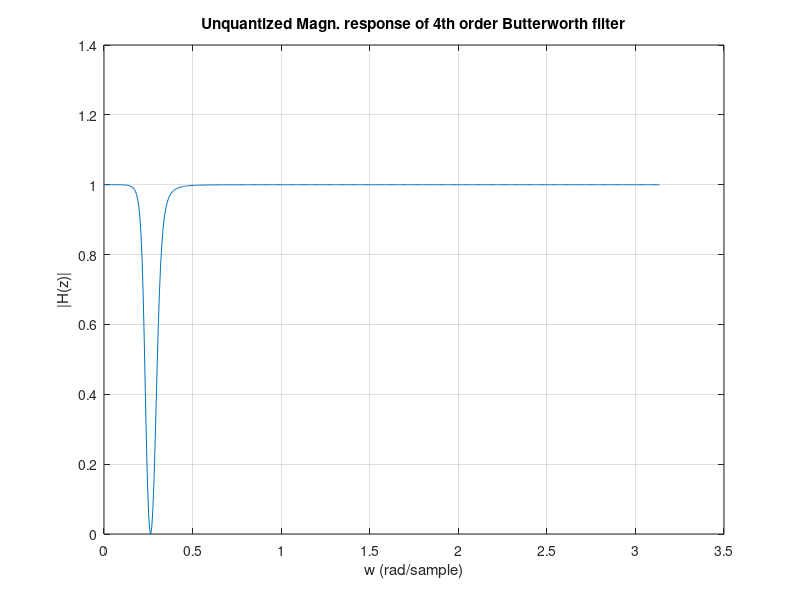
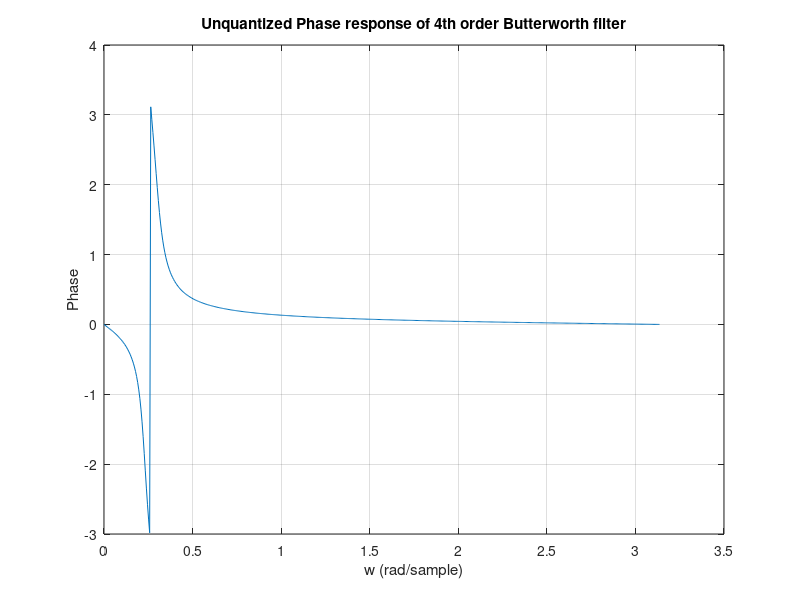

Source code (MATLAB) for these figures, in order:

%Part 2 - pole-zero plot
%{
r=0.8;
w0 = 0.25*pi;
num = [1 -exp(-1i*w0)-exp(1i*w0) 1];
den = [1 -r*exp(-1i*w0)-r*exp(1i*w0) r^2];
z= roots(num);
p = roots(den);

figure
zplane(z,p)
title('Pole Zero Plot of H(z) for r = 0.8, Wo=0.25*pi')
%}

%Part 3 - freqz for trial values of varying r 
%{
%-----r = 0.2, keep wo = 0.25*pi -----------
r=0.2; w0 = 0.25*pi;
num = [1 -exp(-1i*w0)-exp(1i*w0) 1]; %b vector
den = [1 -r*exp(-1i*w0)-r*exp(1i*w0) r^2]; % a vector
[H,W] = freqz(num,den);

figure
plot(W, abs(H));
title(['Magnitude Response with r=' , num2str(r), ', w0=', num2str(w0)]);grid
xlabel('w (rad/sample)');ylabel('|H(z)|');

figure
plot(W, angle(H));
title(['Phase Response with r=' , num2str(r), ', w0=', num2str(w0)]);grid
xlabel('w (rad/sample)');ylabel('Phase');

%-----r = 0.6, keep wo = 0.25*pi -----------
r=0.6; w0 = 0.25*pi;
num = [1 -exp(-1i*w0)-exp(1i*w0) 1]; %b vector
den = [1 -r*exp(-1i*w0)-r*exp(1i*w0) r^2]; % a vector
[H,W] = freqz(num,den);

figure
plot(W, abs(H));
title(['Magnitude Response with r=' , num2str(r), ', w0=', num2str(w0)]);grid
xlabel('w (rad/sample)');ylabel('|H(z)|');

figure
plot(W, angle(H));
title(['Phase Response with r=' , num2str(r), ', w0=', num2str(w0)]);grid
xlabel('w (rad/sample)');ylabel('Phase');

%-----r = 0.8, keep wo = 0.25*pi -----------
r=0.8; w0 = 0.25*pi;
num = [1 -exp(-1i*w0)-exp(1i*w0) 1]; %b vector
den = [1 -r*exp(-1i*w0)-r*exp(1i*w0) r^2]; % a vector
[H,W] = freqz(num,den);

figure
plot(W, abs(H));
title(['Magnitude Response with r=' , num2str(r), ', w0=', num2str(w0)]);grid
xlabel('w (rad/sample)');ylabel('|H(z)|');

figure
plot(W, angle(H));
title(['Phase Response with r=' , num2str(r), ', w0=', num2str(w0)]);grid
xlabel('w (rad/sample)');ylabel('Phase');
%}

%Part 3 - freqz for trial values of varying Wo 
%{
%-----r = 0.8, keep wo = 0.25*pi -----------
r=0.8; w0 = 0.25*pi;
num = [1 -exp(-1i*w0)-exp(1i*w0) 1]; %b vector
den = [1 -r*exp(-1i*w0)-r*exp(1i*w0) r^2]; % a vector
[H,W] = freqz(num,den);

figure
plot(W, abs(H));
title(['Magnitude Response with r=' , num2str(r), ', w0=', num2str(w0)]);grid
xlabel('w (rad/sample)');ylabel('|H(z)|');

figure
plot(W, angle(H));
title(['Phase Response with r=' , num2str(r), ', w0=', num2str(w0)]);grid
xlabel('w (rad/sample)');ylabel('Phase');


%-----r = 0.8, keep wo = 0.5*pi -----------
r=0.8; w0 = 0.5*pi;
num = [1 -exp(-1i*w0)-exp(1i*w0) 1]; %b vector
den = [1 -r*exp(-1i*w0)-r*exp(1i*w0) r^2]; % a vector
[H,W] = freqz(num,den);

figure
plot(W, abs(H));
title(['Magnitude Response with r=' , num2str(r), ', w0=', num2str(w0)]);grid
xlabel('w (rad/sample)');ylabel('|H(z)|');

figure
plot(W, angle(H));
title(['Phase Response with r=' , num2str(r), ', w0=', num2str(w0)]);grid
xlabel('w (rad/sample)');ylabel('Phase');


%-----r = 0.8, keep wo = 1*pi -----------
r=0.8; w0 = 1*pi;
num = [1 -exp(-1i*w0)-exp(1i*w0) 1]; %b vector
den = [1 -r*exp(-1i*w0)-r*exp(1i*w0) r^2]; % a vector
[H,W] = freqz(num,den);

figure
plot(W, abs(H));
title(['Magnitude Response with r=' , num2str(r), ', w0=', num2str(w0)]);grid
xlabel('w (rad/sample)');ylabel('|H(z)|');

figure
plot(W, angle(H));
title(['Phase Response with r=' , num2str(r), ', w0=', num2str(w0)]);grid
xlabel('w (rad/sample)');ylabel('Phase');


%-----r = 0.8, keep wo = 0.75*pi -----------
r=0.8; w0 = 2*pi;
num = [1 -exp(-1i*w0)-exp(1i*w0) 1]; %b vector
den = [1 -r*exp(-1i*w0)-r*exp(1i*w0) r^2]; % a vector
[H,W] = freqz(num,den);

figure
plot(W, abs(H));
title(['Magnitude Response with r=' , num2str(r), ', w0=', num2str(w0)]);grid
xlabel('w (rad/sample)');ylabel('|H(z)|');

figure
plot(W, angle(H));
title(['Phase Response with r=' , num2str(r), ', w0=', num2str(w0)]);grid
xlabel('w (rad/sample)');ylabel('Phase');

%}

%Part 4(a-e),5(a-c) - generate 400 samples of 300Hz sine wave
%{
fsamp = 8192;
n = 0:(1/fsamp):0.0488;
x = 0.8*cos(2*pi*(300)*n);
figure
plot(n,x)
title('300Hz sine wave sampled at rate 8192Hz vs. time');grid
xlabel('n (samples)');ylabel('x[n]');

%Part 4(d) eliminate the 300Hz component
r=0.4; w0 = (2*pi*300)/8192;
b = [1 -exp(-1i*w0)-exp(1i*w0) 1];
a = [1 -(r*exp(-1i*w0)+r*exp(1i*w0)) r^2];

Y = filter(b,a,x);

figure
plot(n,Y)
title(['Notch filter output with r=' , num2str(r), ', w0=', num2str(w0)]);grid
xlabel('n (samples)');ylabel('y[n],x[n]');grid on

hold on
plot(n,x)
hold off
legend('Filtered output y[n]','300Hz signal input x[n]')

%Part 4(e) transient of filter output
r=0.5; w0 = (2*pi*300)/8192;
b = [1 -exp(-1i*w0)-exp(1i*w0) 1];
a = [1 -(r*exp(-1i*w0)+r*exp(1i*w0)) r^2];
Y2 = filter(b,a,x);
figure
plot(n,Y2)
title(['Notch filter output with r=' , num2str(r), ', w0=', num2str(w0)]);grid
xlabel('n (samples)');ylabel('y[n],x[n]');grid on

r=0.7; w0 = (2*pi*300)/8192;
b = [1 -exp(-1i*w0)-exp(1i*w0) 1];
a = [1 -(r*exp(-1i*w0)+r*exp(1i*w0)) r^2];
Y3 = filter(b,a,x);
figure
plot(n,Y3)
title(['Notch filter output with r=' , num2str(r), ', w0=', num2str(w0)]);grid
xlabel('n (samples)');ylabel('y[n],x[n]');grid on

%Part 5

load Project2Data(1).mat

%soundsc(sig, fs)
% The sound segment is in sig vector and fs is the sampling frequency. 

r=0.1; w0 = (2*pi*300)/8192;
b = [1 -exp(-1i*w0)-exp(1i*w0) 1];
a = [1 -(r*exp(-1i*w0)+r*exp(1i*w0)) r^2];

Y = filter(b,a,sig);

soundsc(Y, fs)
%}

%% Section II

[b,a] = butter(2,[.07 .10],'stop');

[H,W] = freqz(b,a);

figure
plot(W, abs(H));
title('Unquantized Magn. response of 4th order Butterworth filter');grid
xlabel('w (rad/sample)');ylabel('|H(z)|');

figure
plot(W, angle(H));
title('Unquantized Phase response of 4th order Butterworth filter');grid
xlabel('w (rad/sample)');ylabel('Phase');

